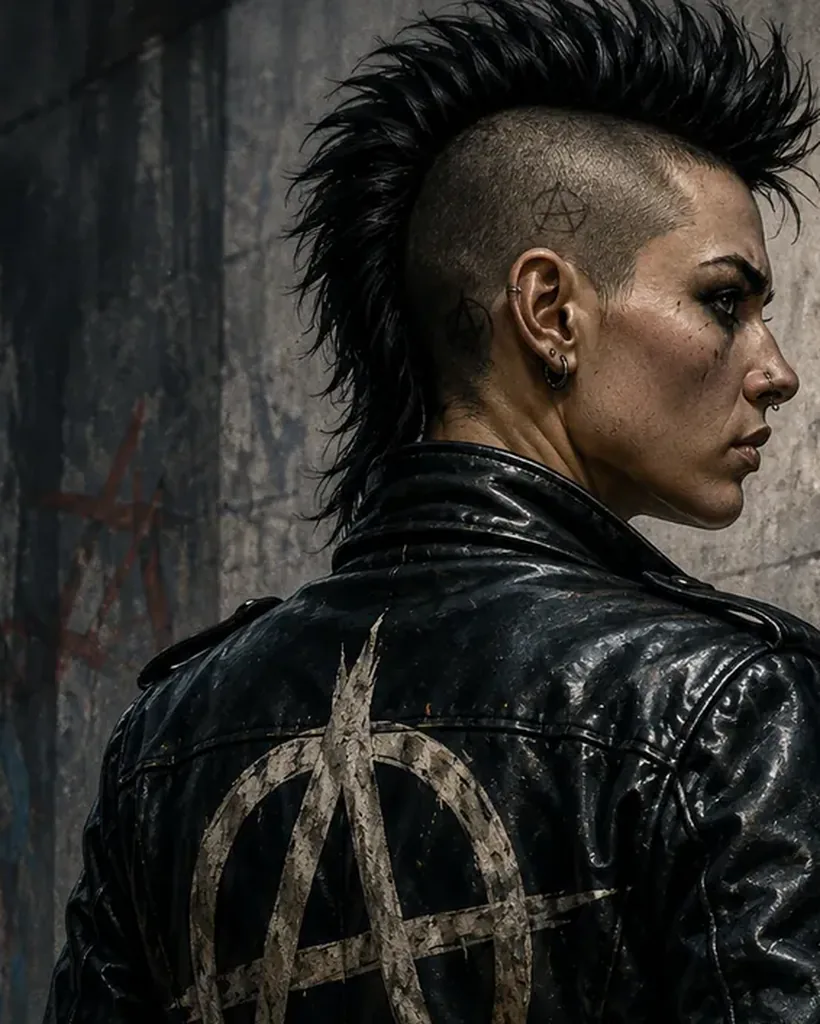
#> input picture ios/TodayFlow/TodayFlow/Resources/archetypes/buntar.webp, 820 x 1024 px; its folder holds 4 pictures in this run
$ python crop_archetype_heroes.py
#> lines starting #> are read from the running program, lines starting #| are printed output that depends on the picture
#!/usr/bin/env python3
"""Crop archetype masters into 4:5 hero portraits for the Profile arch frame.

Focus tuples: (center_x, center_y, zoom)
  - center in 0..1 of source
  - zoom >= 1.0 (1 = largest 4:5 window that fits; higher = tighter on face)

Usage:
  python3 scripts/crop_archetype_heroes.py
  python3 scripts/crop_archetype_heroes.py --dry-run
"""

from __future__ import annotations

import argparse
from pathlib import Path

from PIL import Image

ROOT = Path(__file__).resolve().parents[1]
SRC_DIR = ROOT / "frontend" / "public" / "images" / "archetypes"
IOS_DIR = ROOT / "ios" / "TodayFlow" / "TodayFlow" / "Resources" / "archetypes"

# 4:5 product arch slot
OUT_W, OUT_H = 820, 1024
TARGET_RATIO = OUT_W / OUT_H  # 0.8

# Per-slug face/bust focus for arch fill (object-fit cover equivalent baked in).
FOCI: dict[str, tuple[float, float, float]] = {
    "pravitel": (0.50, 0.26, 1.35),
    "tvorets": (0.36, 0.34, 1.45),
    "mudrets": (0.48, 0.30, 1.40),
    "geroi": (0.50, 0.22, 1.55),
    "buntar": (0.38, 0.30, 1.45),
    "liubovnik": (0.55, 0.32, 1.55),
    "liubovnik_f": (0.50, 0.30, 1.40),
    "liubovnik_m": (0.50, 0.30, 1.40),
    "iskatel": (0.30, 0.38, 1.50),
    "zabotlivyi": (0.55, 0.34, 1.55),
    "nevinnyi": (0.50, 0.28, 1.45),
    "shut": (0.50, 0.24, 1.60),
    "mag": (0.52, 0.30, 1.50),
    "slavnyi_malyi": (0.48, 0.30, 1.45),
}


def crop_window(w: int, h: int, cx: float, cy: float, zoom: float) -> tuple[int, int, int, int]:
    """Return (left, top, right, bottom) for a 4:5 crop around focus."""
    # Max 4:5 window that fits in source
    if w / h >= TARGET_RATIO:
        base_h = float(h)
        base_w = base_h * TARGET_RATIO
    else:
        base_w = float(w)
        base_h = base_w / TARGET_RATIO

    crop_w = base_w / max(zoom, 1.0)
    crop_h = base_h / max(zoom, 1.0)

    # Clamp crop to source
    crop_w = min(crop_w, float(w))
    crop_h = min(crop_h, float(h))
    # Keep ratio
    if crop_w / crop_h > TARGET_RATIO:
        crop_w = crop_h * TARGET_RATIO
    else:
        crop_h = crop_w / TARGET_RATIO

    center_x = cx * w
    center_y = cy * h
    left = center_x - crop_w / 2
    top = center_y - crop_h / 2
    left = max(0.0, min(left, w - crop_w))
    top = max(0.0, min(top, h - crop_h))
    right = left + crop_w
    bottom = top + crop_h
    return int(round(left)), int(round(top)), int(round(right)), int(round(bottom))


def process_one(src: Path, *, quality: int, dry_run: bool) -> Path | None:
#> called with quality = 82, dry_run = False
    slug = src.stem
    focus = FOCI.get(slug, (0.5, 0.30, 1.35))
    cx, cy, zoom = focus
    im = Image.open(src).convert("RGB")
#> im is the input picture: PIL image 820x1024 RGB; mean R, G, B 46, 44.2, 40.7
    box = crop_window(im.width, im.height, cx, cy, zoom)
#> box = (29, 0, 594, 706)
    if dry_run:
        print(f"{src.name}: {im.size} → crop {box} focus=({cx},{cy},{zoom})")
        return None
    cropped = im.crop(box).resize((OUT_W, OUT_H), Image.Resampling.LANCZOS)
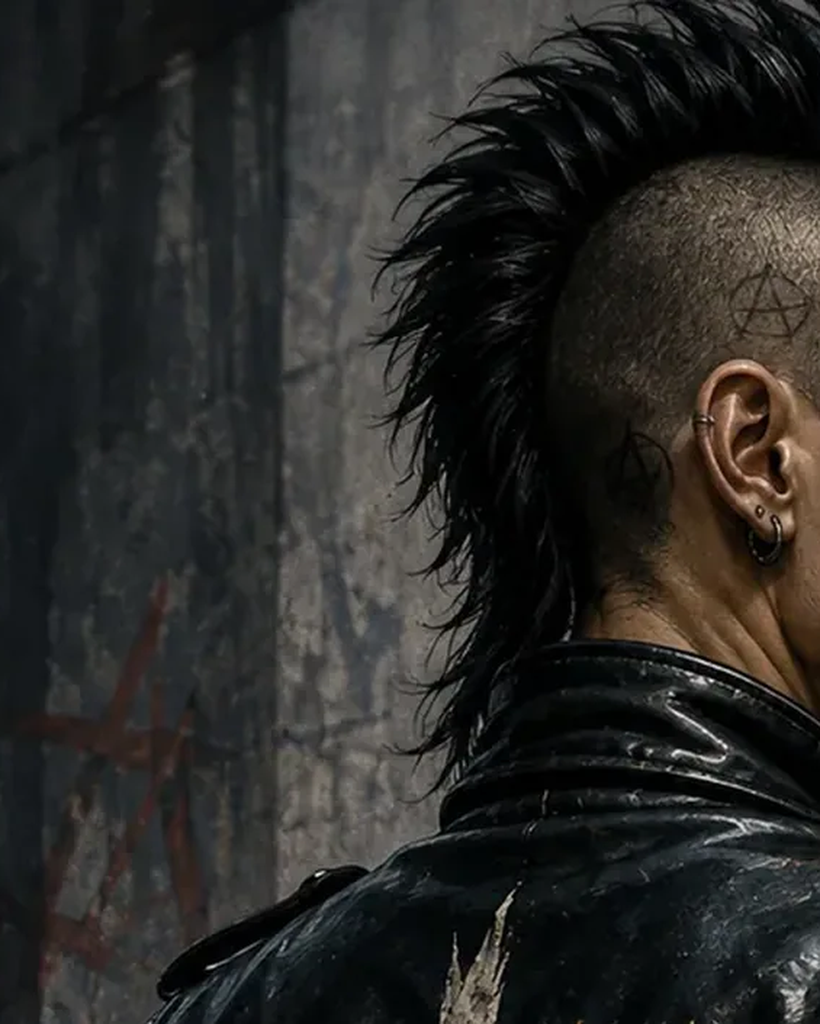
#> cropped: PIL image 820x1024 RGB; mean R, G, B 42.1, 41.7, 39.5
    dest = src  # overwrite product webp in place
    cropped.save(dest, "WEBP", quality=quality, method=6)
    print(f"{src.name}: {im.size} → {OUT_W}x{OUT_H} ({dest.stat().st_size / 1024:.0f}KB) focus=({cx},{cy},{zoom})")
#| buntar.webp: (820, 1024) → 820x1024 (45KB) focus=(0.38,0.3,1.45)
    return dest


def main() -> int:
    parser = argparse.ArgumentParser()
    parser.add_argument("--dry-run", action="store_true")
    parser.add_argument("--quality", type=int, default=82)
    parser.add_argument("--skip-ios", action="store_true")
    args = parser.parse_args()

    targets = sorted(SRC_DIR.glob("*.webp"))
    wrote = 0
    for src in targets:
        if src.name.startswith("."):
            continue
        out = process_one(src, quality=args.quality, dry_run=args.dry_run)
        if out:
            wrote += 1
            if not args.skip_ios and IOS_DIR.is_dir():
                ios_dest = IOS_DIR / out.name
                ios_dest.write_bytes(out.read_bytes())
#> pass 2 of the loop in main, `for src in targets:`:
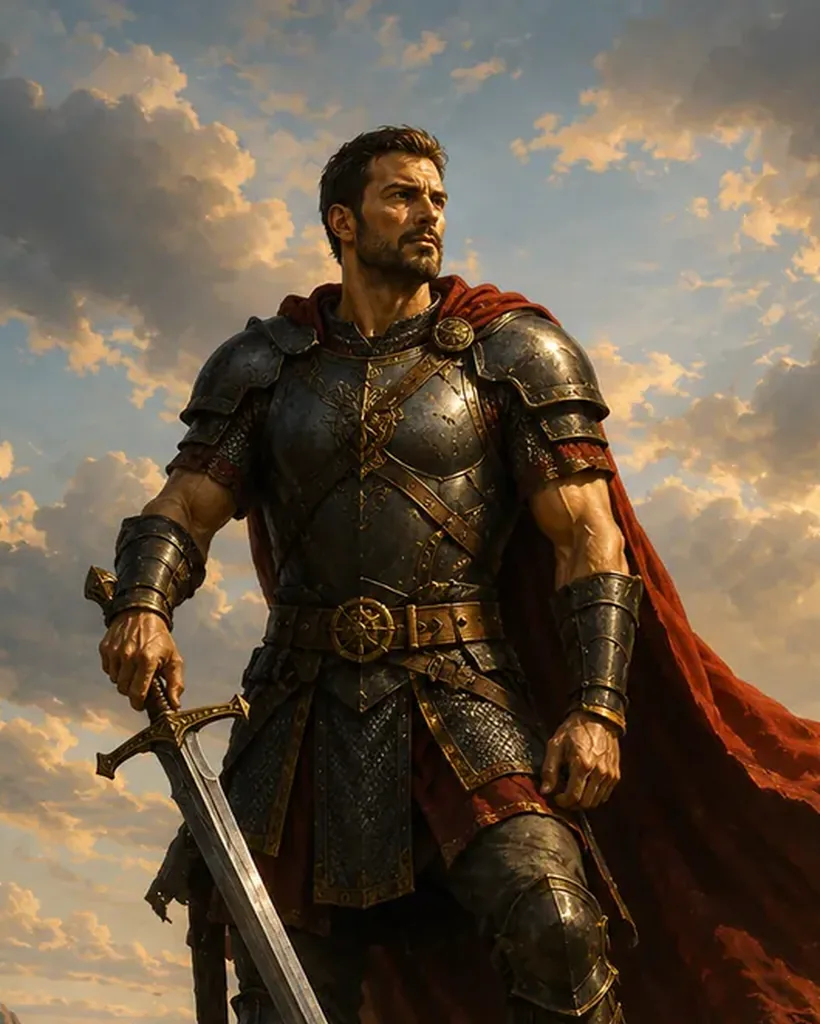
#> input picture ios/TodayFlow/TodayFlow/Resources/archetypes/geroi.webp, 820 x 1024 px
#> in process_one, im is the input picture: PIL image 820x1024 RGB; mean R, G, B 105, 89.7, 72.6
#> in process_one (call 2), `cropped = im.crop(box).resize((OUT_W, OUT_H), Image.Resampling.LANCZOS)`:
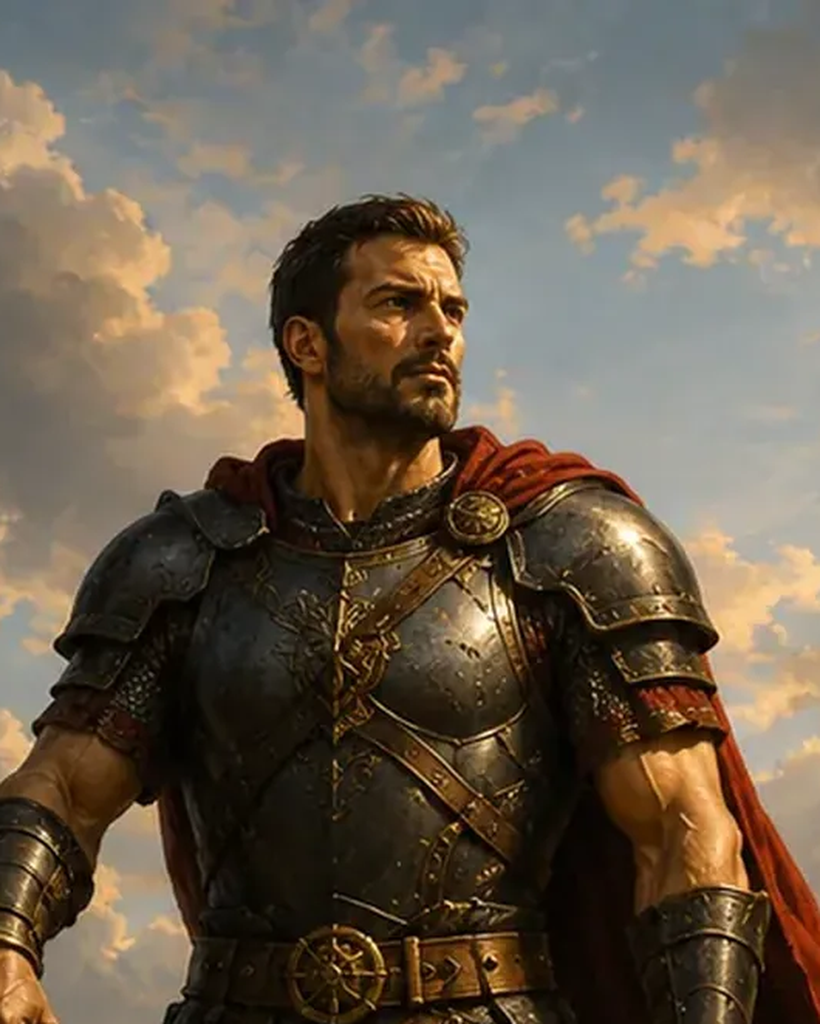
#> cropped: PIL image 820x1024 RGB; mean R, G, B 107.7, 94.2, 78
#| geroi.webp: (820, 1024) → 820x1024 (49KB) focus=(0.5,0.22,1.55)
#> pass 3 of the loop in main, `for src in targets:`:
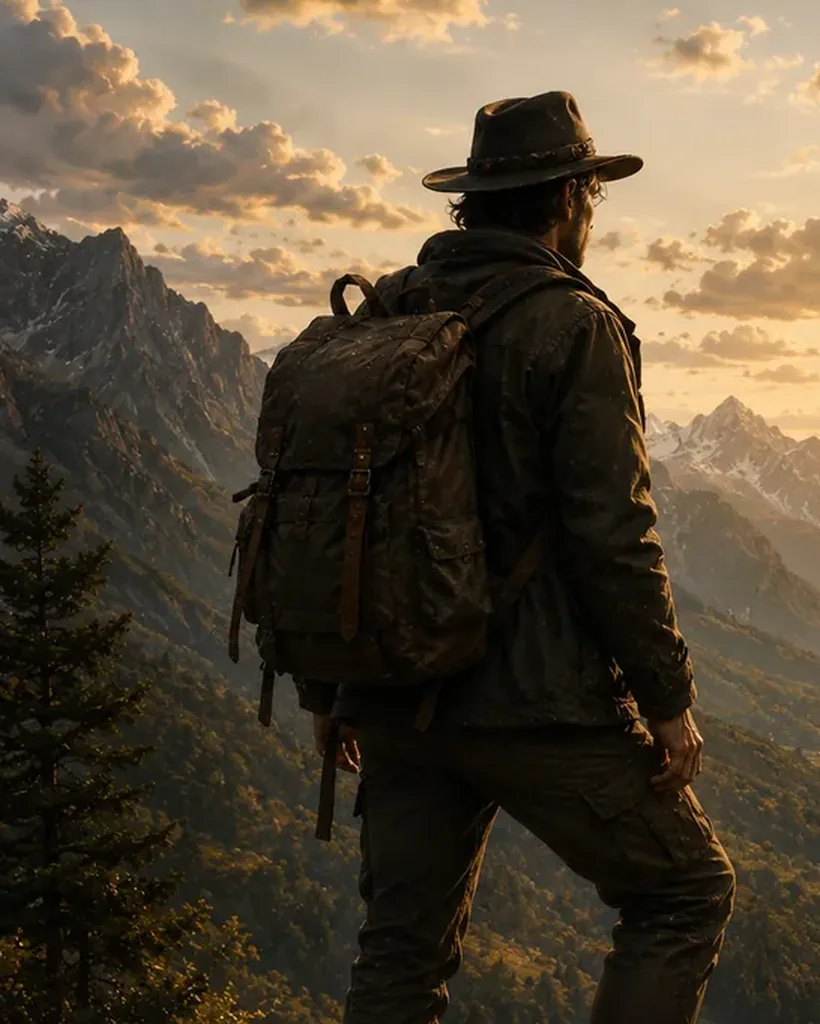
#> input picture ios/TodayFlow/TodayFlow/Resources/archetypes/iskatel.webp, 820 x 1024 px
#> in process_one, im is the input picture: PIL image 820x1024 RGB; mean R, G, B 86.2, 73.8, 56
#> in process_one (call 3), `cropped = im.crop(box).resize((OUT_W, OUT_H), Image.Resampling.LANCZOS)`:
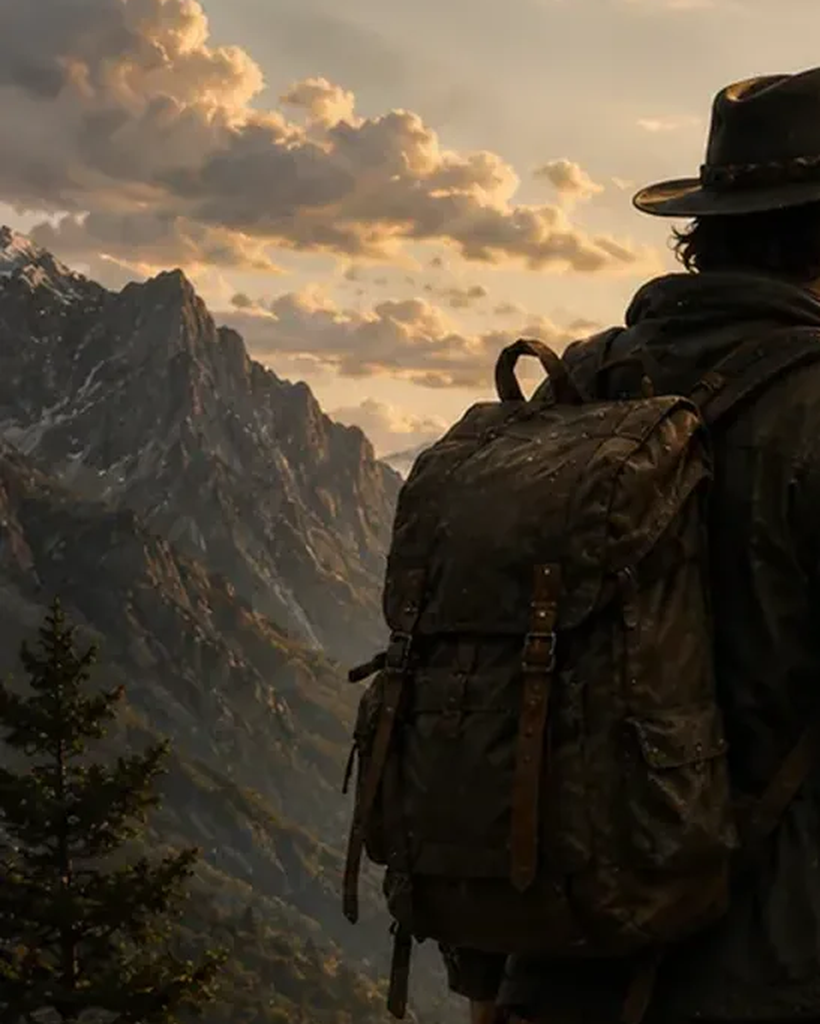
#> cropped: PIL image 820x1024 RGB; mean R, G, B 78.9, 68.2, 53.5
#| iskatel.webp: (820, 1024) → 820x1024 (38KB) focus=(0.3,0.38,1.5)
#> the loop made 4 passes; the first 3 are shown

    print(f"done: {wrote} cropped")
    return 0


if __name__ == "__main__":
    raise SystemExit(main())
#> (the program exits here)
